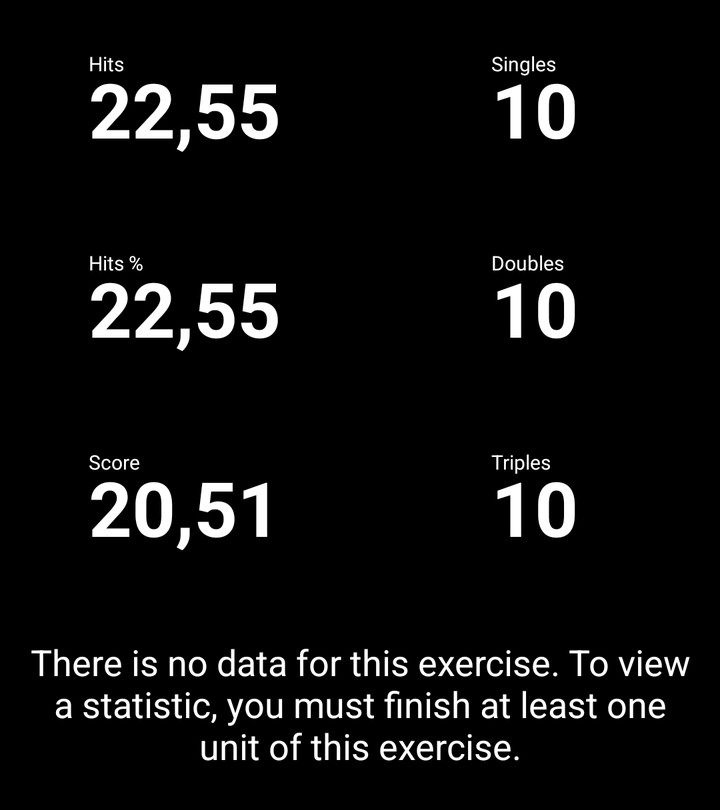
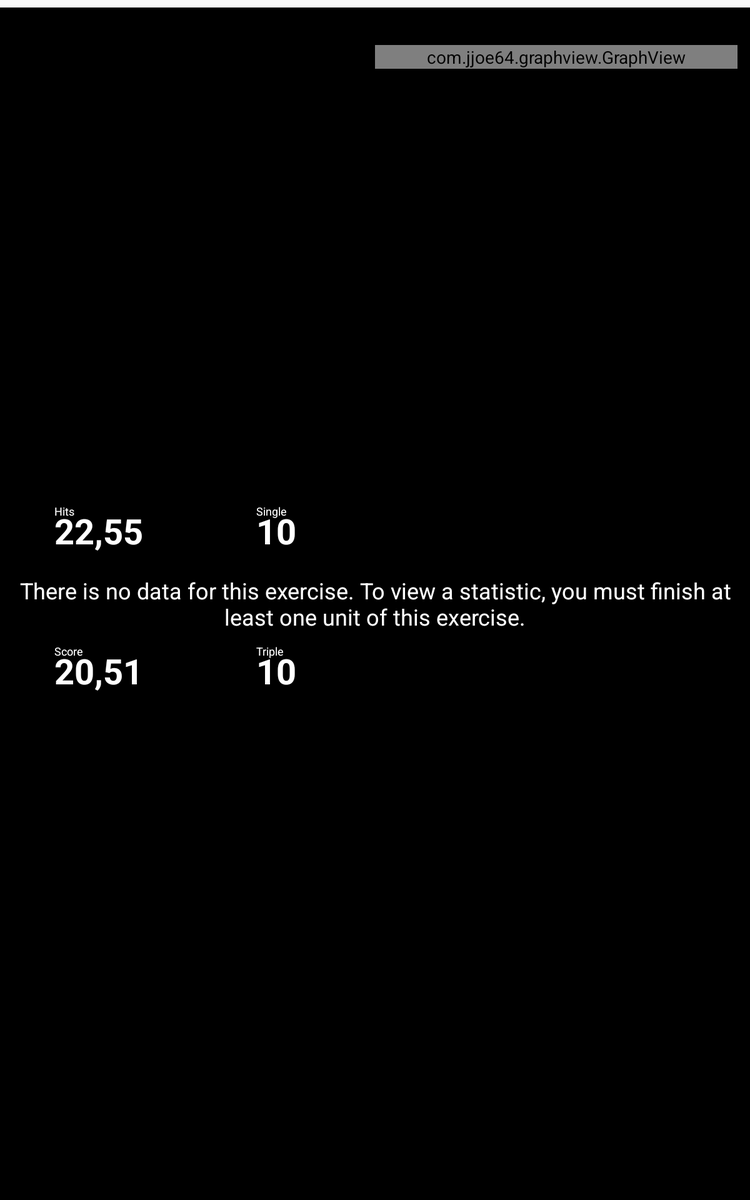

First picture: res/layout/ on a phone held upright. Second picture: the repository's own variant of that layout, on a device whose configuration matches the variant's folder. Source for both follows.
<!-- AndroidManifest.xml: application theme AppTheme -->
<!-- res/layout/xx_stats_fragment.xml -->
<?xml version="1.0" encoding="utf-8"?>
<RelativeLayout xmlns:android="http://schemas.android.com/apk/res/android"
    android:layout_width="match_parent"
    android:layout_height="wrap_content"
    android:background="@android:color/black">
    <LinearLayout
        android:id="@+id/xxStatsLayout"
        android:layout_width="match_parent"
        android:layout_height="wrap_content"
        android:orientation="horizontal">

        <LinearLayout
            android:layout_width="match_parent"
            android:layout_height="match_parent"
            android:layout_weight="1"
            android:layout_marginLeft="10dp"
            android:layout_marginRight="5dp"
            android:orientation="vertical">

            <RelativeLayout
                android:layout_width="match_parent"
                android:layout_height="wrap_content"
                android:layout_weight="1"
                android:layout_margin="20dp"
                android:background="@drawable/black_button_background"
                android:gravity="center">

                <TextView
                    android:id="@+id/xxHitAvaregaeStatsText"
                    android:layout_width="wrap_content"
                    android:layout_height="wrap_content"
                    android:layout_marginTop="5dp"
                    android:layout_marginBottom="-10dp"
                    android:text="Hits"
                    android:textColor="@android:color/white"
                    android:textSize="10sp" />

                <TextView
                    android:id="@+id/xxHitAvaregaeStats"
                    android:textStyle="bold"
                    android:layout_width="wrap_content"
                    android:layout_height="wrap_content"
                    android:layout_below="@+id/xxHitAvaregaeStatsText"
                    android:text="22,55"
                    android:textColor="@android:color/white"
                    android:textSize="38sp" />
            </RelativeLayout>

            <RelativeLayout
                android:layout_width="match_parent"
                android:layout_height="wrap_content"
                android:layout_weight="1"
                android:layout_margin="20dp"
                android:background="@drawable/black_button_background"
                android:gravity="center">

                <TextView
                    android:id="@+id/xxHitPercentageStatsText"
                    android:layout_width="wrap_content"
                    android:layout_height="wrap_content"
                    android:layout_marginTop="5dp"
                    android:layout_marginBottom="-10dp"
                    android:layout_alignParentTop="true"
                    android:text="Hits %"
                    android:textColor="@android:color/white"
                    android:textSize="10sp" />

                <TextView
                    android:id="@+id/xxHitPercentageStats"
                    android:textStyle="bold"
                    android:layout_width="wrap_content"
                    android:layout_height="wrap_content"
                    android:layout_below="@+id/xxHitPercentageStatsText"
                    android:text="22,55"
                    android:textColor="@android:color/white"
                    android:textSize="38sp" />
            </RelativeLayout>

            <RelativeLayout
                android:id="@+id/corLayout"
                android:layout_width="match_parent"
                android:layout_height="wrap_content"
                android:layout_weight="1"
                android:layout_margin="20dp"
                android:background="@drawable/black_button_background"
                android:gravity="center">

                <TextView
                    android:id="@+id/xxScoreStatsText"
                    android:layout_width="wrap_content"
                    android:layout_height="wrap_content"
                    android:layout_marginTop="5dp"
                    android:layout_marginBottom="-10dp"
                    android:layout_alignParentTop="true"
                    android:text="Score"
                    android:textColor="@android:color/white"
                    android:textSize="10sp" />

                <TextView
                    android:id="@+id/xxScoreStats"
                    android:textStyle="bold"
                    android:layout_width="wrap_content"
                    android:layout_height="wrap_content"
                    android:layout_below="@+id/xxScoreStatsText"
                    android:text="20,51"
                    android:textColor="@android:color/white"
                    android:textSize="38sp" />

            </RelativeLayout>

        </LinearLayout>

        <LinearLayout
            android:layout_width="match_parent"
            android:layout_height="match_parent"
            android:layout_weight="1"
            android:layout_marginLeft="5dp"
            android:layout_marginRight="10dp"
            android:orientation="vertical">

            <RelativeLayout
                android:layout_width="match_parent"
                android:layout_height="wrap_content"
                android:layout_weight="1"
                android:layout_margin="20dp"
                android:background="@drawable/black_button_background"
                android:gravity="center">

                <TextView
                    android:id="@+id/singleCountStats"
                    android:textStyle="bold"
                    android:layout_width="wrap_content"
                    android:layout_height="wrap_content"
                    android:layout_below="@+id/singleCountStatsText"
                    android:text="10"
                    android:textColor="@android:color/white"
                    android:textSize="38sp" />

                <TextView
                    android:id="@+id/singleCountStatsText"
                    android:layout_width="wrap_content"
                    android:layout_height="wrap_content"
                    android:layout_marginTop="5dp"
                    android:layout_marginBottom="-10dp"
                    android:text="Singles"
                    android:textColor="@android:color/white"
                    android:textSize="10sp" />
            </RelativeLayout>

            <RelativeLayout
                android:layout_width="match_parent"
                android:layout_height="wrap_content"
                android:layout_weight="1"
                android:layout_margin="20dp"
                android:background="@drawable/black_button_background"
                android:gravity="center">

                <TextView
                    android:id="@+id/doubleCountStats"
                    android:textStyle="bold"
                    android:layout_width="wrap_content"
                    android:layout_height="wrap_content"
                    android:layout_below="@+id/doubleCountStatsText"
                    android:text="10"
                    android:textColor="@android:color/white"
                    android:textSize="38sp" />

                <TextView
                    android:id="@+id/doubleCountStatsText"
                    android:layout_width="wrap_content"
                    android:layout_height="wrap_content"
                    android:layout_marginTop="5dp"
                    android:layout_marginBottom="-10dp"
                    android:text="Doubles"
                    android:textColor="@android:color/white"
                    android:textSize="10sp" />
            </RelativeLayout>

            <RelativeLayout
                android:layout_width="match_parent"
                android:layout_height="wrap_content"
                android:layout_weight="1"
                android:layout_margin="20dp"
                android:background="@drawable/black_button_background"
                android:gravity="center">

                <TextView
                    android:id="@+id/tripleCountStats"
                    android:textStyle="bold"
                    android:layout_width="wrap_content"
                    android:layout_height="wrap_content"
                    android:layout_below="@+id/tripleCountStatsText"
                    android:text="10"
                    android:textColor="@android:color/white"
                    android:textSize="38sp" />

                <TextView
                    android:id="@+id/tripleCountStatsText"
                    android:layout_width="wrap_content"
                    android:layout_height="wrap_content"
                    android:layout_marginTop="5dp"
                    android:layout_marginBottom="-10dp"
                    android:text="Triples"
                    android:textColor="@android:color/white"
                    android:textSize="10sp" />
            </RelativeLayout>
        </LinearLayout>
    </LinearLayout>
    <TextView
        android:id="@+id/statsInfoTextView"
        android:layout_width="match_parent"
        android:layout_height="wrap_content"
        android:layout_marginTop="20dp"
        android:layout_marginLeft="10dp"
        android:layout_marginRight="10dp"
        android:layout_marginBottom="20dp"
        android:layout_below="@id/xxStatsLayout"
        android:background="@android:color/black"
        android:textColor="@android:color/white"
        android:textSize="18sp"
        android:gravity="center"
        android:text="@string/statistics_no_data"/>
</RelativeLayout>
<!-- resources referenced by this layout -->
<resources>
  <!-- drawable black_button_background (drawable) -->
  <?xml version="1.0" encoding="utf-8"?>
  <selector xmlns:android="http://schemas.android.com/apk/res/android">
      <item android:state_selected="true" android:drawable="@drawable/selected_black_button"/>
      <item android:state_focused="true" android:drawable="@drawable/selected_black_button"/>
      <item android:state_pressed="true" android:drawable="@drawable/selected_black_button"/>
      <item android:drawable="@drawable/normal_black_button"/>
  </selector>
  <string name="statistics_no_data">There is no data for this exercise. To view a statistic, you must finish at least one unit of this exercise.</string>
  <style name="AppTheme" parent="Theme.AppCompat.Light.DarkActionBar">
          
          <item name="colorPrimary">@android:color/black</item>
          <item name="colorPrimaryDark">@android:color/black</item>
          <item name="colorAccent">@android:color/white</item>
          <item name="windowActionBar">true</item>
          <item name="windowNoTitle">true</item>
      </style>
  <!-- drawable normal_black_button (drawable) -->
  <?xml version="1.0" encoding="utf-8"?>
  <shape xmlns:android="http://schemas.android.com/apk/res/android">
      <corners
          android:radius="2dp" />
      <stroke
          android:width="1dp"
          android:color="@android:color/white"/>
  
      <solid
          android:color="@android:color/black"/>
  </shape>
</resources>
<!-- res/layout-sw600dp/xx_stats_fragment.xml (the repository's variant of the layout above) -->
<!-- drawn on a 7-inch tablet held upright -->
<?xml version="1.0" encoding="utf-8"?>
<RelativeLayout xmlns:android="http://schemas.android.com/apk/res/android"
    android:layout_width="match_parent"
    android:layout_height="wrap_content"
    android:layout_marginTop="6dp"
    android:background="@android:color/black">

    <LinearLayout
        android:layout_width="match_parent"
        android:layout_height="match_parent"
        android:orientation="horizontal"
        android:weightSum="1">

        <RelativeLayout
            android:layout_width="match_parent"
            android:layout_height="match_parent"
            android:layout_weight="0.5">

            <LinearLayout
                android:id="@+id/xxStatsLayout"
                android:layout_width="match_parent"
                android:layout_height="wrap_content"
                android:layout_centerInParent="true"
                android:orientation="horizontal">

                <LinearLayout
                    android:layout_width="match_parent"
                    android:layout_height="wrap_content"
                    android:layout_weight="0.5"
                    android:layout_marginLeft="10dp"
                    android:layout_marginRight="2dp"
                    android:orientation="vertical">

                    <RelativeLayout
                        android:layout_width="match_parent"
                        android:layout_height="46dp"
                        android:layout_weight="1"
                        android:layout_marginBottom="10dp"
                        android:layout_marginLeft="20dp"
                        android:layout_marginRight="20dp"
                        android:background="@drawable/black_button_background"
                        android:gravity="center">

                        <TextView
                            android:id="@+id/xxHitAvaregaeStatsText"
                            android:layout_width="wrap_content"
                            android:layout_height="wrap_content"
                            android:layout_marginTop="2dp"
                            android:layout_marginBottom="-10dp"
                            android:text="Hits"
                            android:textColor="@android:color/white"
                            android:textSize="9sp" />

                        <TextView
                            android:id="@+id/xxHitAvaregaeStats"
                            android:textStyle="bold"
                            android:layout_width="wrap_content"
                            android:layout_height="wrap_content"
                            android:layout_below="@+id/xxHitAvaregaeStatsText"
                            android:text="22,55"
                            android:textColor="@android:color/white"
                            android:textSize="28sp" />
                    </RelativeLayout>

                    <RelativeLayout
                        android:layout_width="match_parent"
                        android:layout_height="46dp"
                        android:layout_weight="1"
                        android:layout_marginBottom="10dp"
                        android:layout_marginLeft="20dp"
                        android:layout_marginRight="20dp"
                        android:background="@drawable/black_button_background"
                        android:gravity="center">

                        <TextView
                            android:id="@+id/xxHitPercentageStatsText"
                            android:layout_width="wrap_content"
                            android:layout_height="wrap_content"
                            android:layout_marginTop="2dp"
                            android:layout_marginBottom="-10dp"
                            android:layout_alignParentTop="true"
                            android:text="Hits %"
                            android:textColor="@android:color/white"
                            android:textSize="9sp" />

                        <TextView
                            android:id="@+id/xxHitPercentageStats"
                            android:textStyle="bold"
                            android:layout_width="wrap_content"
                            android:layout_height="wrap_content"
                            android:layout_below="@+id/xxHitPercentageStatsText"
                            android:text="22,55"
                            android:textColor="@android:color/white"
                            android:textSize="28sp" />
                    </RelativeLayout>

                    <RelativeLayout
                        android:id="@+id/corLayout"
                        android:layout_width="match_parent"
                        android:layout_height="46dp"
                        android:layout_weight="1"
                        android:layout_marginBottom="10dp"
                        android:layout_marginLeft="20dp"
                        android:layout_marginRight="20dp"
                        android:background="@drawable/black_button_background"
                        android:gravity="center">

                        <TextView
                            android:id="@+id/xxScoreStatsText"
                            android:layout_width="wrap_content"
                            android:layout_height="wrap_content"
                            android:layout_marginTop="2dp"
                            android:layout_marginBottom="-10dp"
                            android:layout_alignParentTop="true"
                            android:text="Score"
                            android:textColor="@android:color/white"
                            android:textSize="9sp" />

                        <TextView
                            android:id="@+id/xxScoreStats"
                            android:textStyle="bold"
                            android:layout_width="wrap_content"
                            android:layout_height="wrap_content"
                            android:layout_below="@+id/xxScoreStatsText"
                            android:text="20,51"
                            android:textColor="@android:color/white"
                            android:textSize="28sp" />

                    </RelativeLayout>

                </LinearLayout>

                <LinearLayout
                    android:layout_width="match_parent"
                    android:layout_height="wrap_content"
                    android:layout_weight="0.5"
                    android:layout_marginLeft="2dp"
                    android:layout_marginRight="10dp"
                    android:orientation="vertical">

                    <RelativeLayout
                        android:layout_width="match_parent"
                        android:layout_height="46dp"
                        android:layout_weight="1"
                        android:layout_marginBottom="10dp"
                        android:layout_marginLeft="20dp"
                        android:layout_marginRight="20dp"
                        android:background="@drawable/black_button_background"
                        android:gravity="center">

                        <TextView
                            android:id="@+id/singleCountStats"
                            android:textStyle="bold"
                            android:layout_width="wrap_content"
                            android:layout_height="wrap_content"
                            android:layout_below="@+id/singleCountStatsText"
                            android:text="10"
                            android:textColor="@android:color/white"
                            android:textSize="28sp" />

                        <TextView
                            android:id="@+id/singleCountStatsText"
                            android:layout_width="wrap_content"
                            android:layout_height="wrap_content"
                            android:layout_marginTop="2dp"
                            android:layout_marginBottom="-10dp"
                            android:text="Single"
                            android:textColor="@android:color/white"
                            android:textSize="9sp" />
                    </RelativeLayout>

                    <RelativeLayout
                        android:layout_width="match_parent"
                        android:layout_height="46dp"
                        android:layout_weight="1"
                        android:layout_marginBottom="10dp"
                        android:layout_marginLeft="20dp"
                        android:layout_marginRight="20dp"
                        android:background="@drawable/black_button_background"
                        android:gravity="center">

                        <TextView
                            android:id="@+id/doubleCountStats"
                            android:textStyle="bold"
                            android:layout_width="wrap_content"
                            android:layout_height="wrap_content"
                            android:layout_below="@+id/doubleCountStatsText"
                            android:text="10"
                            android:textColor="@android:color/white"
                            android:textSize="28sp" />

                        <TextView
                            android:id="@+id/doubleCountStatsText"
                            android:layout_width="wrap_content"
                            android:layout_height="wrap_content"
                            android:layout_marginTop="2dp"
                            android:layout_marginBottom="-10dp"
                            android:text="Double"
                            android:textColor="@android:color/white"
                            android:textSize="9sp" />
                    </RelativeLayout>

                    <RelativeLayout
                        android:layout_width="match_parent"
                        android:layout_height="46dp"
                        android:layout_weight="1"
                        android:layout_marginBottom="10dp"
                        android:layout_marginLeft="20dp"
                        android:layout_marginRight="20dp"
                        android:background="@drawable/black_button_background"
                        android:gravity="center">

                        <TextView
                            android:id="@+id/tripleCountStats"
                            android:textStyle="bold"
                            android:layout_width="wrap_content"
                            android:layout_height="wrap_content"
                            android:layout_below="@+id/tripleCountStatsText"
                            android:text="10"
                            android:textColor="@android:color/white"
                            android:textSize="28sp" />

                        <TextView
                            android:id="@+id/tripleCountStatsText"
                            android:layout_width="wrap_content"
                            android:layout_height="wrap_content"
                            android:layout_marginTop="2dp"
                            android:layout_marginBottom="-10dp"
                            android:text="Triple"
                            android:textColor="@android:color/white"
                            android:textSize="9sp" />
                    </RelativeLayout>



                </LinearLayout>
            </LinearLayout>
        </RelativeLayout>


        <com.jjoe64.graphview.GraphView
            android:id="@+id/xx_graph"
            android:layout_width="match_parent"
            android:layout_weight="0.5"
            android:layout_marginRight="10dp"
            android:layout_marginTop="30dp"
            android:layout_marginBottom="30dp"
            android:layout_height="wrap_content"/>
    </LinearLayout>

    <TextView
        android:id="@+id/statsInfoTextView"
        android:layout_width="match_parent"
        android:layout_height="wrap_content"
        android:layout_marginTop="20dp"
        android:layout_marginBottom="20dp"
        android:layout_marginLeft="10dp"
        android:layout_marginRight="10dp"
        android:background="@android:color/black"
        android:layout_centerInParent="true"
        android:gravity="center"
        android:text="@string/statistics_no_data"
        android:textColor="@android:color/white"
        android:textSize="18sp" />

</RelativeLayout>
